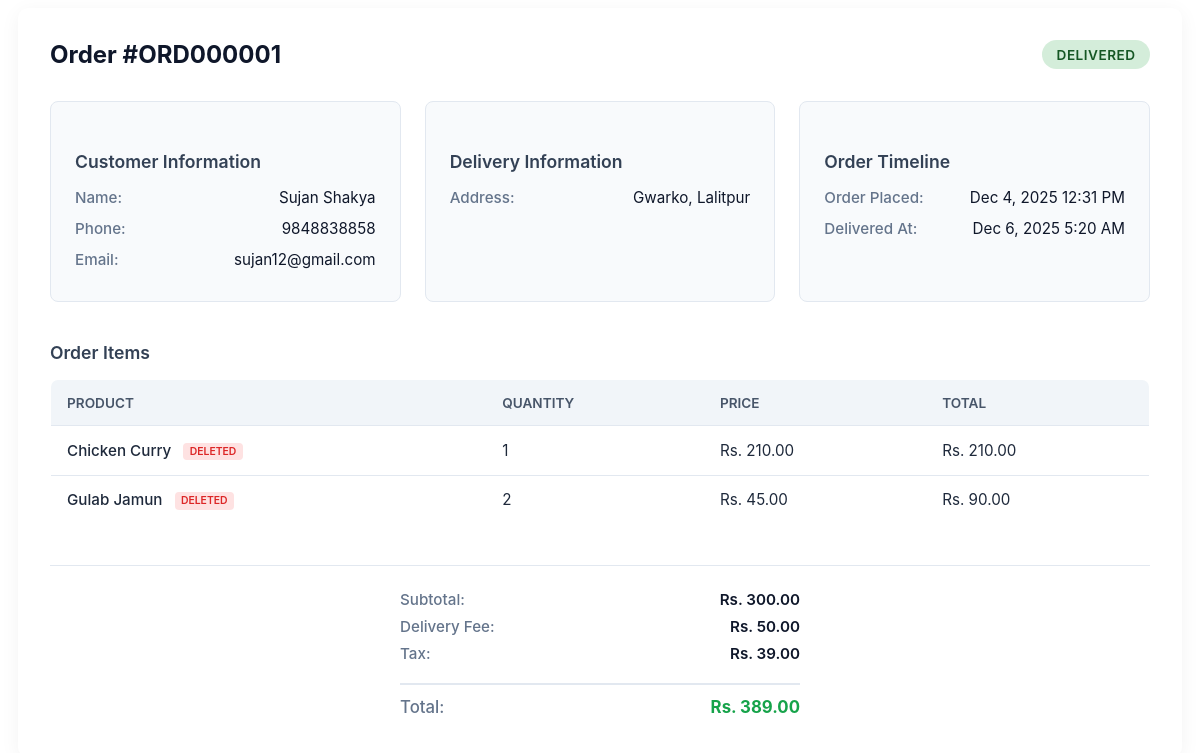
The app's page /admin/order-details.php?id=1 (signed in) with its own data.
### tables this page shows
CREATE TABLE `orders` (
  `id` int(11) NOT NULL,
  `user_id` int(11) DEFAULT NULL,
  `order_number` varchar(20) NOT NULL,
  `name` varchar(255) NOT NULL,
  `phone` varchar(20) NOT NULL,
  `email` varchar(255) DEFAULT NULL,
  `address` text NOT NULL,
  `subtotal` decimal(10,2) NOT NULL DEFAULT 0.00,
  `delivery_fee` decimal(10,2) NOT NULL DEFAULT 0.00,
  `tax_amount` decimal(10,2) NOT NULL DEFAULT 0.00,
  `total` decimal(10,2) NOT NULL,
  `status` enum('Pending','Confirmed','Preparing','Out for Delivery','Delivered','Cancelled') DEFAULT 'Pending',
  `delivered_at` timestamp NULL DEFAULT NULL,
  `created_at` timestamp NOT NULL DEFAULT current_timestamp(),
  `updated_at` timestamp NOT NULL DEFAULT current_timestamp() ON UPDATE current_timestamp()
);

CREATE TABLE `order_items` (
  `id` int(11) NOT NULL,
  `order_id` int(11) NOT NULL,
  `product_id` int(11) DEFAULT NULL,
  `product_name` varchar(255) DEFAULT NULL,
  `product_image` varchar(255) DEFAULT NULL,
  `quantity` int(11) NOT NULL DEFAULT 1,
  `unit_price` decimal(10,2) NOT NULL,
  `total_price` decimal(10,2) NOT NULL,
  `created_at` timestamp NOT NULL DEFAULT current_timestamp()
);

### includes/functions.php (called while the page is built, shortened)
<?php
function h(?string $string): string {
    return $string !== null ? htmlspecialchars($string, ENT_QUOTES, 'UTF-8') : '';
}
function formatCurrency(float $amount): string {
    return 'Rs. ' . number_format($amount, 2);
}

### admin/order-details.php (the view, shortened to what this page needs)
<?php
require_once '../config/database.php';
require_once '../includes/functions.php';
$orderId = (int)$_GET['id'];
try {
    $stmt = $pdo->prepare("
        SELECT o.*, u.email as user_email
        FROM orders o
        LEFT JOIN users u ON o.user_id = u.id
        WHERE o.id = ?
    ");
    $stmt->execute([$orderId]);
    $order = $stmt->fetch();
    $stmt = $pdo->prepare("
        SELECT
            oi.*,
            COALESCE(oi.product_name, p.name, 'Deleted Product') as display_name,
            COALESCE(oi.unit_price, p.price, 0) as display_price,
            p.id as product_exists
        FROM order_items oi
        LEFT JOIN products p ON oi.product_id = p.id
        WHERE oi.order_id = ?
    ");
    $stmt->execute([$orderId]);
    $orderItems = $stmt->fetchAll();
} catch (PDOException $e) {
    die('<div class="error">Database error: ' . $e->getMessage() . '</div>');
}
?>
<div class="order-details">
    <div class="order-header">
        <h4>Order #<?php echo h($order['order_number']); ?></h4>
        <span class="status-badge status-<?php echo strtolower(str_replace(' ', '-', $order['status'])); ?>">
            <?php echo h($order['status']); ?>
        </span>
    </div>
    <div class="order-info-grid">
        <div class="info-section">
            <h5>Customer Information</h5>
            <div class="info-item">
                <label>Name:</label>
                <span><?php echo h($order['name']); ?></span>
            </div>
            <div class="info-item">
                <label>Phone:</label>
                <span><?php echo h($order['phone']); ?></span>
            </div>
            <?php if (!empty($order['email'])): ?>
            <div class="info-item">
                <label>Email:</label>
                <span><?php echo h($order['email']); ?></span>
            </div>
            <?php endif; ?>
        </div>
        <div class="info-section">
            <h5>Delivery Information</h5>
            <div class="info-item">
                <label>Address:</label>
                <span><?php echo nl2br(h($order['address'])); ?></span>
            </div>
        </div>
        <div class="info-section">
            <h5>Order Timeline</h5>
            <div class="info-item">
                <label>Order Placed:</label>
                <span><?php echo date('M j, Y g:i A', strtotime($order['created_at'])); ?></span>
            </div>
            <?php if (!empty($order['delivered_at'])): ?>
            <div class="info-item">
                <label>Delivered At:</label>
                <span><?php echo date('M j, Y g:i A', strtotime($order['delivered_at'])); ?></span>
            </div>
            <?php endif; ?>
        </div>
    </div>
    <div class="order-items">
        <h5>Order Items</h5>
        <table class="items-table">
            <thead>
                <tr>
                    <th>Product</th>
                    <th>Quantity</th>
                    <th>Price</th>
                    <th>Total</th>
                </tr>
            </thead>
            <tbody>
                <?php if (!empty($orderItems)): ?>
                    <?php foreach ($orderItems as $item): ?>
                        <tr>
                            <td>
                                <?php echo h($item['display_name']); ?>
                                <?php if (empty($item['product_exists'])): ?>
                                    <span class="deleted-badge">Deleted</span>
                                <?php endif; ?>
                            </td>
                            <td><?php echo (int)$item['quantity']; ?></td>
                            <td><?php echo formatCurrency($item['display_price']); ?></td>
                            <td><?php echo formatCurrency($item['quantity'] * $item['display_price']); ?></td>
                        </tr>
                    <?php endforeach; ?>
                <?php else: ?>
                    <tr>
                        <td colspan="4">No items found for this order</td>
                    </tr>
                <?php endif; ?>
            </tbody>
        </table>
    </div>
    <div class="order-summary">
        <div class="summary-item">
            <label>Subtotal:</label>
            <span><?php echo formatCurrency($order['subtotal']); ?></span>
        </div>
        <div class="summary-item">
            <label>Delivery Fee:</label>
            <span><?php echo formatCurrency($order['delivery_fee']); ?></span>
        </div>
        <div class="summary-item">
            <label>Tax:</label>
            <span><?php echo formatCurrency($order['tax_amount']); ?></span>
        </div>
        <div class="summary-item total">
            <label>Total:</label>
            <span><?php echo formatCurrency($order['total']); ?></span>
        </div>
    </div>
</div>

### admin/order-details.php (style rules this page uses)
.order-details { background: #ffffff; border-radius: 10px; padding: 2rem; box-shadow: 0 4px 20px rgba(0, 0, 0, 0.05); max-width: 1100px; margin: 0 auto; font-family: 'Inter', system-ui, -apple-system, BlinkMacSystemFont, sans-serif; color: #1e293b; }
.order-header { display: flex; justify-content: space-between; align-items: center; margin-bottom: 2rem; flex-wrap: wrap; gap: 1rem; }
.order-header h4 { font-size: 1.5rem; font-weight: 700; color: #0f172a; margin: 0; }
.status-badge { padding: 0.4rem 0.9rem; border-radius: 20px; font-size: 0.85rem; font-weight: 600; text-transform: uppercase; letter-spacing: 0.5px; }
.status-delivered { background: #d4edda; color: #155724; }
.order-info-grid { display: grid; grid-template-columns: repeat(auto-fit, minmax(260px, 1fr)); gap: 1.5rem; margin-bottom: 2.5rem; }
.info-section { background: #f8fafc; border-radius: 8px; padding: 1.25rem 1.5rem; border: 1px solid #e2e8f0; }
.info-section h5 { font-size: 1.1rem; font-weight: 600; color: #334155; margin-bottom: 1rem; }
.info-item { display: flex; justify-content: space-between; margin-bottom: 0.75rem; font-size: 0.95rem; }
.info-item label { color: #64748b; font-weight: 500; }
.info-item span { text-align: right; color: #0f172a; max-width: 60%; word-break: break-word; }
.order-items { margin-bottom: 2.5rem; }
.order-items h5 { font-size: 1.1rem; font-weight: 600; margin-bottom: 1rem; color: #334155; }
.items-table { width: 100%; border-collapse: collapse; background: #ffffff; border: 1px solid #e2e8f0; border-radius: 8px; overflow: hidden; }
.items-table th, .items-table td { padding: 0.9rem 1rem; text-align: left; border-bottom: 1px solid #e2e8f0; font-size: 0.95rem; }
.items-table th { background: #f1f5f9; font-weight: 600; color: #475569; text-transform: uppercase; font-size: 0.85rem; }
.items-table tr:last-child td { border-bottom: none; }
.items-table td { color: #1e293b; }
.items-table td:first-child { font-weight: 500; }
.deleted-badge { display: inline-block; background: #fee2e2; color: #dc2626; font-size: 0.65rem; padding: 0.15rem 0.4rem; border-radius: 4px; margin-left: 0.5rem; font-weight: 600; text-transform: uppercase; vertical-align: middle; }
.order-summary { display: flex; flex-direction: column; align-items: center; border-top: 1px solid #e2e8f0; padding-top: 1.5rem; }
.summary-item { display: flex; justify-content: space-between; width: 100%; max-width: 400px; margin-bottom: 0.5rem; font-size: 0.95rem; }
.summary-item label { color: #64748b; font-weight: 500; }
.summary-item span { font-weight: 600; color: #0f172a; }
.summary-item.total { border-top: 2px solid #e2e8f0; padding-top: 0.75rem; margin-top: 0.75rem; font-size: 1.05rem; }
.summary-item.total span { color: #16a34a; font-weight: 700; }

### records on screen
orders: order_number "ORD000001", status "DELIVERED", name "Sujan Shakya", phone "9848838858", email "sujan12@gmail.com", address "Gwarko, Lalitpur", created_at "Dec 4, 2025 12:31 PM", delivered_at "Dec 6, 2025 5:20 AM", subtotal "Rs. 300.00", delivery_fee "Rs. 50.00", tax_amount "Rs. 39.00", total "Rs. 389.00"
order_items: display_name "Chicken Curry", quantity "1", display_price "Rs. 210.00"
order_items: display_name "Gulab Jamun", quantity "2", display_price "Rs. 45.00", display_price "Rs. 90.00"
